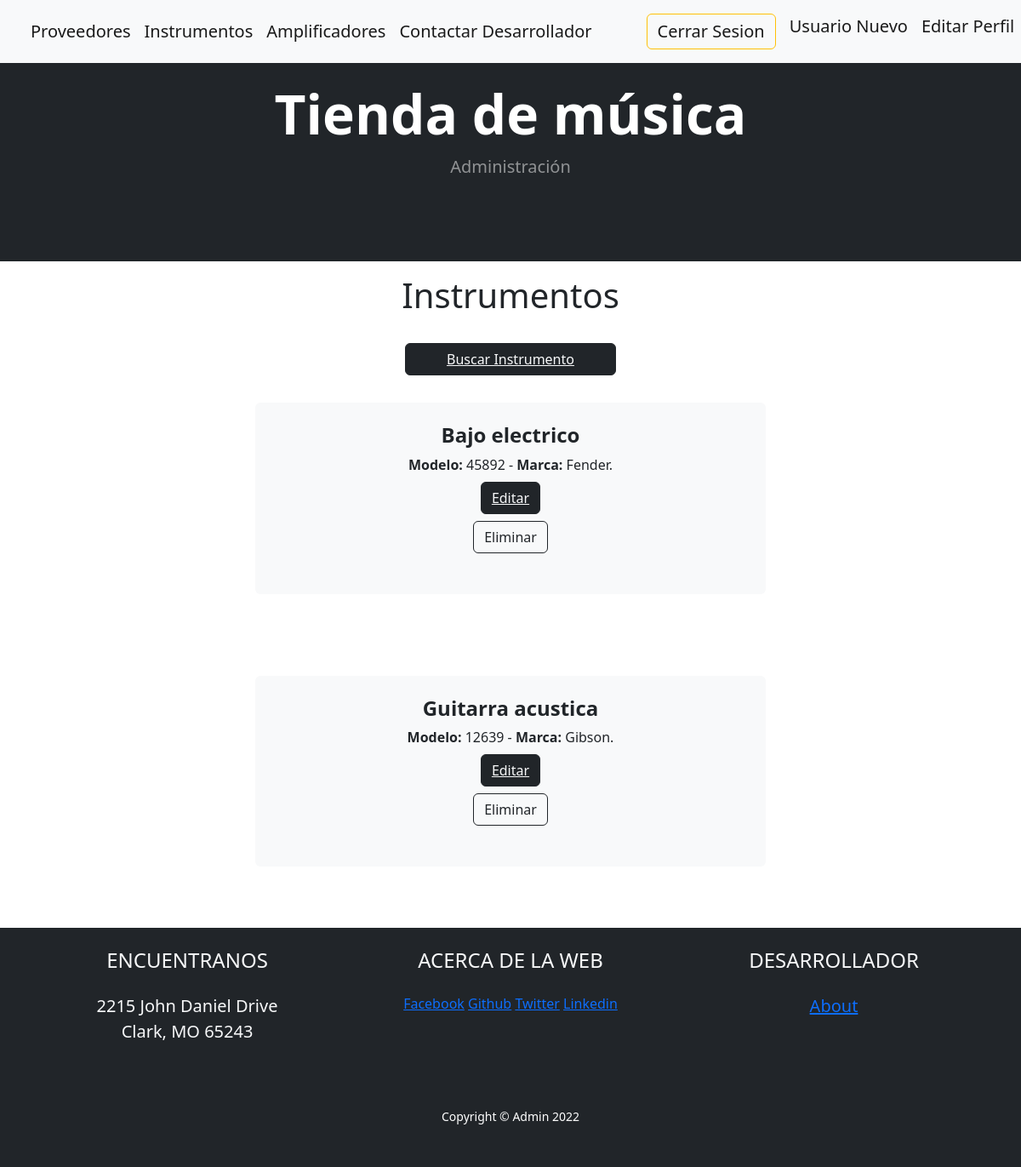
The app's page /app-tienda-musical/instrumento/ (signed in) with its own data.
### AppTiendaMusical/models.py (models this page shows)
class Instrumento(models.Model):
    nombre = models.CharField(max_length=50)
    modelo = models.IntegerField()
    marca = models.CharField(max_length=50)

### AppTiendaMusical/views.py (the view)
# urls.py: path('instrumento/', instrumento, name="Instrumento"),
@login_required
def instrumento(request):
    lista_instrumentos = Instrumento.objects.all()
    return render(request, "Instrumento.html", {"instrumentos": lista_instrumentos})

### AppTiendaMusical/Templates/Instrumento.html (shortened to what this page needs)
{% extends 'Inicio.html' %}
{% load static %}
{% block ListaDeContenidos %}
<h1 style="text-align: center" class="py-3">Instrumentos</h1>
<div class="py-2">
    <center><button class="btn btn-dark mt-auto px-4"><a href="{% url 'BuscarInstrumento' %}"class="text-light px-4">Buscar Instrumento</a></button></center>
</div>
{% for instrumento in instrumentos %}
<center>
    <div class="col-lg-6 col-xxl-4 mb-5 py-4">
        <div class="card bg-light border-0 h-100">
            <div class="card-body text-center p-4 p-lg-5 pt-0 pt-lg-0">
                <h2 class="fs-4 fw-bold text-dark">{{instrumento.nombre}}</h2>
                <p class="mb-0 text-dark"><b> Modelo:</b> {{instrumento.modelo}} - <b>Marca:</b>
                    {{instrumento.marca}}.</p>
                <div>
                    <div class="py-2">
                        <center><button class="btn btn-dark mt-auto">
                                <a href="{% url 'EditarInstrumento' instrumento.id %}"
                                    class="text-light">Editar</a></button>
                        </center>
                    </div>
                    <form action="{% url 'EliminarInstrumento' instrumento.id %}" method="POST">{% csrf_token %}
                        <center><button class="btn btn-outline-dark mt-auto" type="submit">Eliminar</button>
                        </center>
                    </form>
                </div>
            </div>
        </div>
    </div>
</center>
{% endfor %}
{% endblock ListaDeContenidos %}

### records on screen
Instrumento: nombre "Bajo electrico", modelo "45892", marca "Fender"
Instrumento: nombre "Guitarra acustica", modelo "12639", marca "Gibson"
